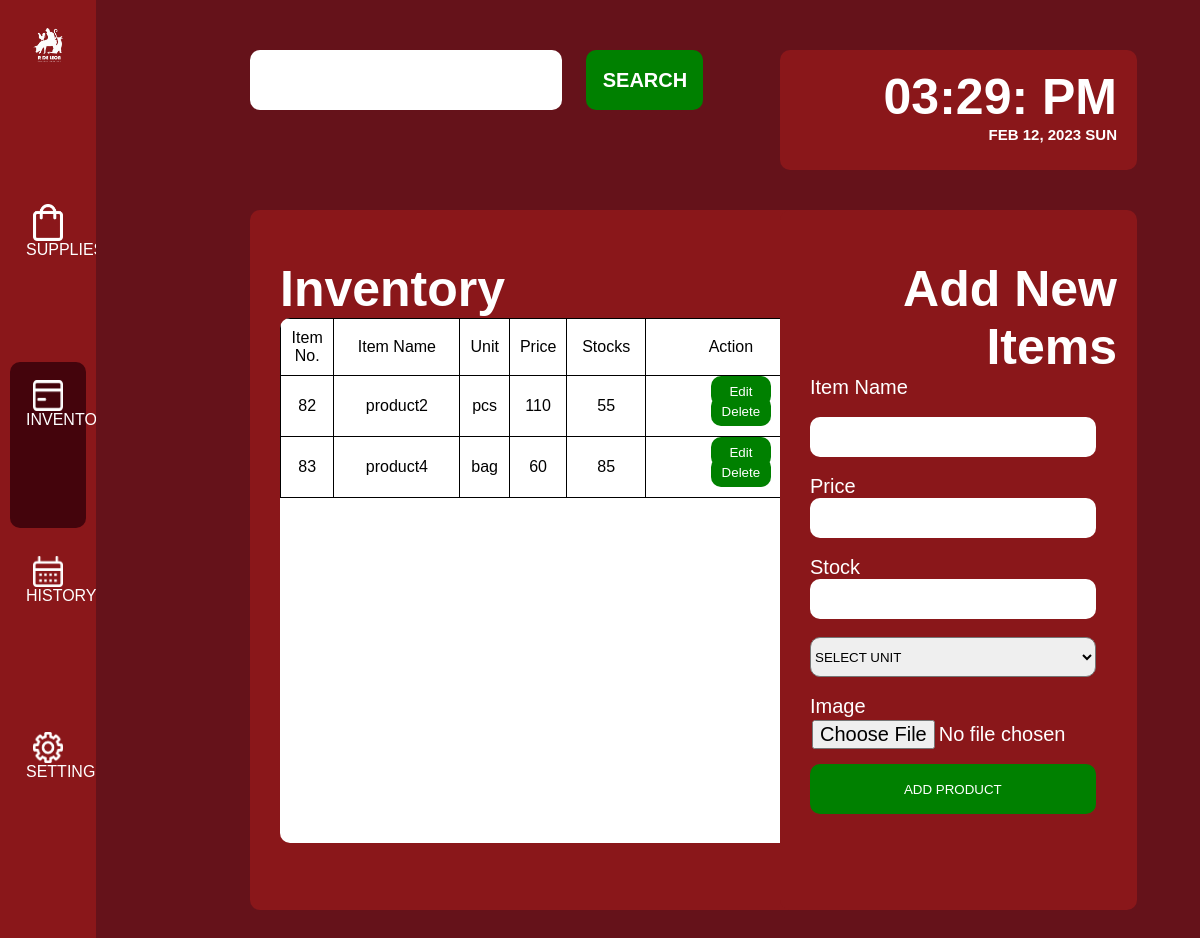
The app's page /Cashier/inventory.php (signed in) with its own data.
### tables this page shows
CREATE TABLE `table_product` (
  `item_number` int(11) NOT NULL,
  `item_name` varchar(200) NOT NULL,
  `unit` varchar(255) NOT NULL,
  `orig_price` double NOT NULL,
  `price` double NOT NULL,
  `stocks` int(10) NOT NULL,
  `image` varchar(255) NOT NULL,
  `date_edit` varchar(255) NOT NULL,
  `date_added` varchar(255) NOT NULL,
  `product_status` int(11) NOT NULL
);

### Cashier/inventory.php (the view, shortened to what this page needs)
<?php
include("../config.php");
$times = date(' h:i: a', time());
$dates = date('M d, Y  D', time());
$time = strtoupper($times);
$date = strtoupper($dates);
$i_name=$i_price=$i_stock=$i_image=$varunit="";
?>
<!DOCTYPE html>
<html>
<head>
</head>
<body>
<center>
  <ul>
  <li><a class="logo">
        <img src="../images/logos.png"></a></li>
  <li><a href="user.php">
        <img src="../images/supplies.png"><br><p>SUPPLIES</p>
  </a></li>
  <li><a class="active" href="inventory.php" class="a">
        <img src="../images/inventory.png"><br><p>INVENTORY</p>
  </a></li>
  <li><a  class="a" href="history.php">
        <img src="../images/history.png"><br><p>HISTORY</p>
  </a></li>
  <li><a class="a" href="settings.php">
      <img src="../images/settings.png"><br><p>SETTINGS</p>
  </a></li>
</ul>
</center>
    <section>
        <div class="left">
              <div class="left-up">
<form method="POST" action="search1.php">
<input type="text"   name="keyword" required="required" value="<?php echo isset($_POST['keyword']) ? $_POST['keyword'] : '' ?>"/>
<span class="input-group-btn">
<button class="btn btn-primary" name="search"><h1>SEARCH</h1><span class="glyphicon glyphicon-search"></span></button>
</span>
</form>
              </div>
              <div>
                <div class="his1">
                <h2 class="tran1">Inventory</h2>
				<div class="inventory1">
				<center>
                              <table>
                                      <tr>
                                          <td width="10%"> Item No.</td>
                                          <td width="25%"> Item Name</td>
                                          <td width="5%"> Unit</td>
                                          <td width="10%"> Price</td>
                                          <td width="15%"> Stocks</td>
                                          <td width="40%"> Action</td>
                                      </tr>
<?php $view_query = mysqli_query($conn,"SELECT * from table_product where product_status='0' ");
		while($row = mysqli_fetch_assoc($view_query)){
			$db_item_number  = $row["item_number"];
			$db_item_name = $row["item_name"];
			$db_price = $row["price"];
			$db_stocks = $row["stocks"];
			$db_unit = $row["unit"];
			?>
                                      <tr>
                                        <td> <?php echo $db_item_number;?></td>
                                        <td><?php echo $db_item_name;?></td>
                                        <td><?php echo $db_unit;?></td>
                                        <td> <?php echo $db_price; ?></td>
                                        <td> <?php echo $db_stocks?></td>
                                        <td>
                                            <a href="edit_product.php?editid=<?php echo $db_item_number?>"><button class="e">Edit</button></a>
                                            <a href="delete_product.php?deleteid=<?php echo $db_item_number?>"><button class="e">Delete</button></a>
	<?php } ?>
                                        </td>
                                      </tr>
                              </table>
                    </center>
						</div>
        </div>
              </div>
        </div>
    </section>
      <div class="right">
        <div class="time">
          <br>
                    <h2>
                      <?php echo $time ?> <p class="dt"><?php echo $date ?></p>
                    </h2>
        </div>
        <div class="his2">
        <form method="POST" enctype="multipart/form-data">
           <h2 class="tran2">Add New Items</h2><br><br><br><br><br><br><br>
                <label class="ad">Item Name</label><br>
				<br>
                <input value="<?php echo $i_name ?>" class="b" type="text" name="i_name"><br>
				<Br>
                <label class="ad">Price</label><br>
               <input value="<?php echo $i_price ?>"  class="b" value="" placeholder="" type="text" name="i_price"><br>
				<Br>
                <label class="ad">Stock</label><br>
                <input  value="<?php echo $i_stock?>"  class="b" type="text" name="i_stock" value="" placeholder=""><br>
				<Br>
			<select name="unit" class="sel">
				<option name="unit">SELECT UNIT</option>
			</select><br><br>
			<label class="ad">Image</label><br>
                <input class="c" type="file" name="p_image" accept="image/png, image/jpg, image/jpeg" required >
				<br><br>
				<br>
               <button class="d" type="submit" name="btnsubmit">ADD PRODUCT</button>
        </form>
        </div>
</body>
</html>

### Cashier/inventory.php (style rules this page uses)
* { padding: 0px; margin: 0px; }
body { font-family: helvetica; background-color: #65121a; }
ul { list-style-type: none; margin: 0; padding: 0; width: 8%; background-color: #8a171a; position: fixed; height: 100%; overflow: auto; display: block; }
li a { display: block; color: #000; padding: 8px 16px; text-decoration: none; height: 150px; margin: 10px; }
li .active { background-color: #44040C; color: white; border-radius: 10px; }
img { margin-top: 10px; width: 70%; }
p { color: white; }
.left { width: 65%; background-color: transparent; float: left; height: 979px; }
.right { width: 35%; background-color: transparent; float: left; height: 979px; }
input,button { height: 60px; border-radius: 10px; border: 0px; }
input { width: 40%; margin-left: 250px; font-size: 20px; padding: 2px; text-align:center; }
button { margin-top: 50px; background-color: green; color: white; width: 15%; margin-left: 20px; }
.left-up { width: 100%; }
.time { width: 85%; height: 120px; background-color: #8a171a; border-radius: 10px; margin-top: 50px; color: white; }
h2 { font-size: 50px; text-align: center; margin-right: 20px; text-align: right; }
.dt { font-size: 15px; text-align: right; }
.his1 { width: 74%; height: 700px; background-color: #8a171a; border-radius: 10px; margin-top: 100px; margin-left: 250px; }
.his2 { width:85%; height: 700px; background-color: #8a171a; border-radius: 10px; margin-top: 40px; }
.tran1 { color: white; font-size: 50px; margin-top: 50px; margin-left: 30px; float: left; }
.tran2 { color: white; font-size: 50px; float: left; margin-left: 30px; margin-top: 50px; }
.ad { margin-left: 30px; color: white; font-size: 20px; }
.b { width: 80%; margin-left: 30px; height: 40px; }
.c { color: white; margin-left: 30px; font-size: 20px; width: 100%; }
.d { width: 80%; height: 50px; border-radius:10px; margin-top:-50px; margin-left:30px; }
.Inventory1 { width: 93%; background-color: white; height: 75%; border-radius: 10px; margin-left: 30px; overflow: hidden; overflow: scroll; }
table { width: 100%; border-collapse: collapse; border: 1px solid black; color: black; text-align:center; }
td { border: 1px solid black; height: 50px; padding: 10px; }
.e { width: 40%; height: 30px; margin-top: -10px; }
a { text-decoration:none; }
.sel { width: 80%; margin-left: 30px; height:50px; border-radius: 10px; height: 40px; }
::placeholder { color: red; opacity: 1; }

### records on screen
table_product: item_number "82", item_name "product2", unit "pcs", price "110", stocks "55"
table_product: item_number "83", item_name "product4", unit "bag", price "60", stocks "85"

### other values on screen
$time "03:29: PM"
$date "FEB 12, 2023 SUN"
